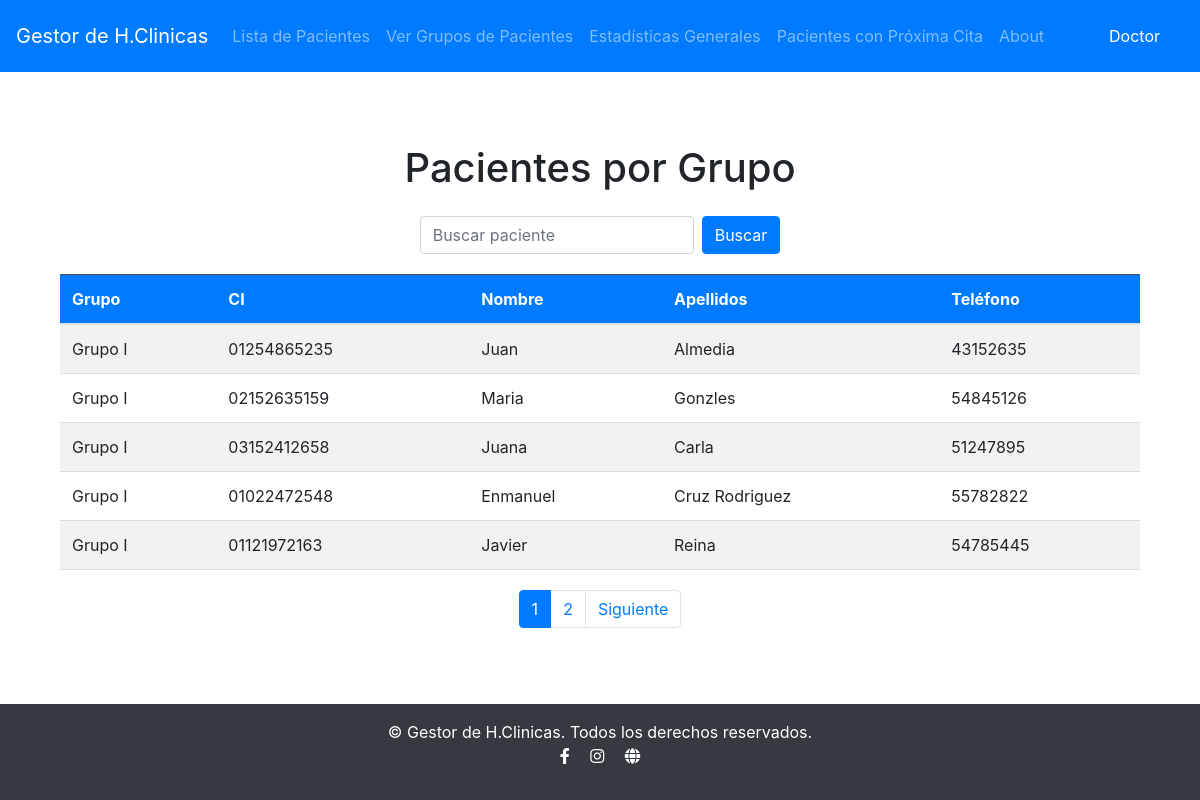
/grupos-pacientes/ (signed in), run on an earlier commit of the app's database.
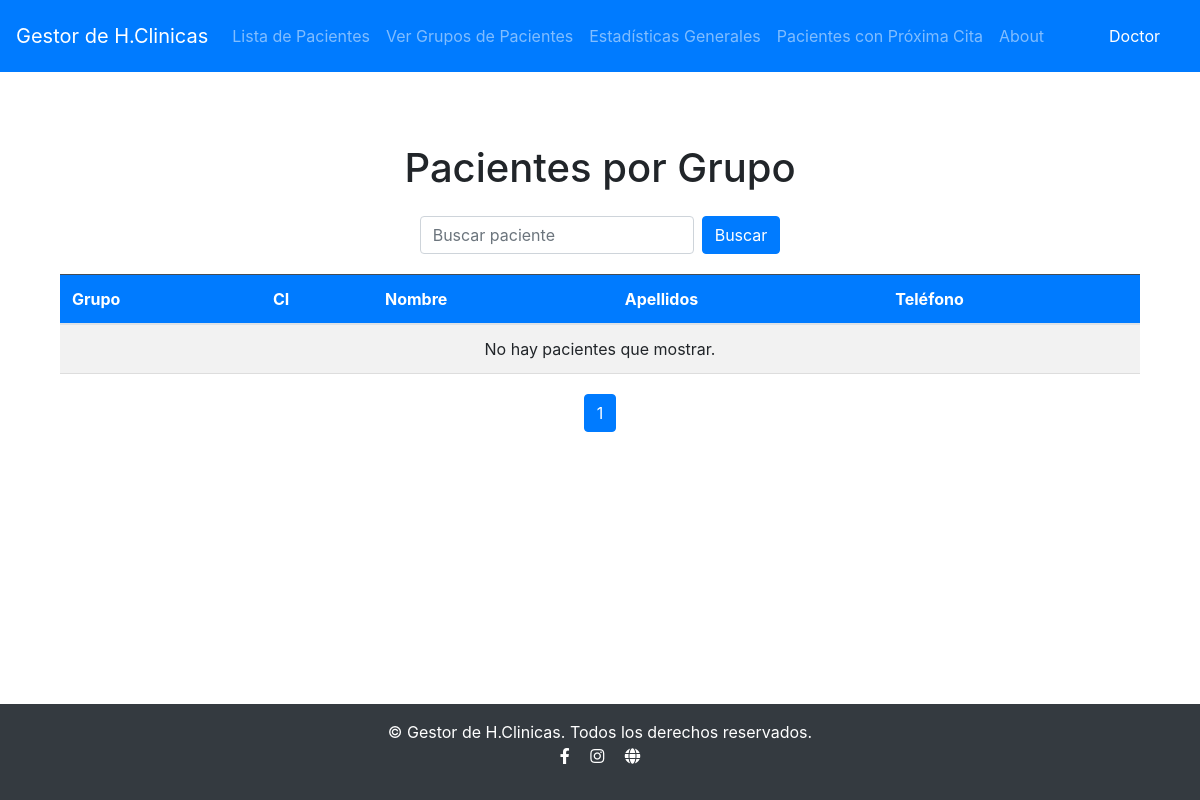
And on a later commit of the database.
### Historia/models.py (models this page shows, shortened)
class Grupos(models.Model):
    id = models.IntegerField(primary_key=True)
    grupo = models.CharField(max_length=255)

class Paciente(models.Model):
    ci = models.CharField(primary_key=True, max_length=11)
    nombre = models.CharField(max_length=50)
    apellidos = models.CharField(max_length=50)
    telefono = models.IntegerField(null=True)
    direccion = models.CharField(max_length=50)
    SEXO_CHOICES = (
        ('M', 'Masculino'),
        ('F', 'Femenino'),
    )
    sexo = models.CharField(max_length=1, choices=SEXO_CHOICES)
    RAZA_CHOICES = (
        ('B', 'Blanco'),
        ('N', 'Negro'),
    )
    raza = models.CharField(max_length=1, choices=RAZA_CHOICES)
    edad = models.IntegerField()

### Historia/views/grupos.py (the view)
# urls.py: path('grupos-pacientes/', grupos.grupos_pacientes, name='grupos_pacientes'),
@login_required(login_url="/")
def grupos_pacientes(request):
    pacientes = []
    search_term = request.GET.get('search', '')
    paciente_ultima_fecha_grupo = {}
    fechas_por_paciente = {}
    for fecha in Fecha.objects.all().order_by('-fecha_inicial'):
        if fecha.paciente not in fechas_por_paciente:
            fechas_por_paciente[fecha.paciente] = fecha
    for paciente, fecha in fechas_por_paciente.items():
        try:
            egeneral = fecha.egeneral
            if egeneral:
                try:
                    efaparato = egeneral.efaparato
                    if efaparato:
                        grupo = efaparato.grupos
                        paciente_ultima_fecha_grupo[paciente] = grupo.grupo
                except ObjectDoesNotExist:
                    pass
        except ObjectDoesNotExist:
            pass
    for paciente in paciente_ultima_fecha_grupo.keys():
        grupo = paciente_ultima_fecha_grupo[paciente]
        pacientes.append({
            'grupo': grupo,
            'ci': paciente.ci,
            'nombre': paciente.nombre,
            'apellidos': paciente.apellidos,
            'telefono': paciente.telefono,
        })
    if search_term:
        pacientes = [p for p in pacientes if search_term.lower() in p['nombre'].lower() or search_term.lower() in p['apellidos'].lower()]
    paginator = Paginator(pacientes, 5)  # 5 pacientes por página
    page_number = request.GET.get('page')
    paginated_patients = paginator.get_page(page_number)
    context = {
        'pacientes': paginated_patients,
        'search': search_term,  # Para mantener el valor en el formulario
    }
    return render(request, 'grupos/grupos_pacientes.html', context)

### Historia/templates/grupos/grupos_pacientes.html (shortened to what this page needs)
{% extends 'base.html' %}
{% block content %}
<div class="container-fluid">
    <h1 class="text-center my-4">Pacientes por Grupo</h1>
    <div class="d-flex justify-content-center mb-3">
        <form class="search-form d-flex" method="GET" action="{% url 'grupos_pacientes' %}">
            <input type="text" class="form-control mr-2" name="search" placeholder="Buscar paciente" value="{{ request.GET.search }}" />
            <button type="submit" class="btn btn-primary">Buscar</button>
        </form>
    </div>
    <div class="table-container">
        <table class="table table-striped fixed-table">
            <thead class="table-dark">
                <tr>
                    <th>Grupo</th>
                    <th>CI</th>
                    <th>Nombre</th>
                    <th>Apellidos</th>
                    <th>Teléfono</th>
                </tr>
            </thead>
            <tbody>
                {% for paciente in pacientes %}
                <tr>
                    <td>{{ paciente.grupo }}</td>
                    <td>{{ paciente.ci }}</td>
                    <td>{{ paciente.nombre }}</td>
                    <td>{{ paciente.apellidos }}</td>
                    <td>{{ paciente.telefono }}</td>
                </tr>
                {% empty %}
                <tr>
                    <td colspan="5" class="text-center">No hay pacientes que mostrar.</td>
                </tr>
                {% endfor %}
            </tbody>
        </table>
    </div>
    <nav aria-label="Page navigation">
        <ul class="pagination justify-content-center">
            {% for num in pacientes.paginator.page_range %}
                {% if pacientes.number == num %}
                    <li class="page-item active"><a class="page-link">{{ num }}</a></li>
                {% else %}
                    <li class="page-item"><a class="page-link" href="?page={{ num }}&search={{ request.GET.search }}">{{ num }}</a></li>
                {% endif %}
            {% endfor %}
            {% if pacientes.has_next %}
            <li class="page-item">
                <a class="page-link" href="?page={{ pacientes.next_page_number }}&search={{ request.GET.search }}">Siguiente</a>
            </li>
            {% endif %}
        </ul>
    </nav>
</div>
{% endblock %}

What changed in the data, as far as the page shows it:
no longer on this page (row unchanged): Grupos: grupo "Grupo I" "Grupo I" "Grupo I" "Grupo I" "Grupo I"
removed Paciente: ci "01254865235", nombre "Juan", apellidos "Almedia"
removed Paciente: ci "02152635159", nombre "Maria", apellidos "Gonzles"
removed Paciente: ci "03152412658", nombre "Juana", apellidos "Carla"
no longer on this page (row edited): Paciente: ci "01022472548", nombre "Enmanuel", apellidos "Cruz Rodriguez"
removed Paciente: ci "01121972163", nombre "Javier", apellidos "Reina"
Also different on the page:
text no longer shown: "Siguiente"
text now shown: "No hay pacientes que mostrar."
list line gone: "43152635"
list line gone: "54845126"
list line gone: "51247895"
list line gone: "55782822"
list line gone: "54785445"
list line gone: "2"
